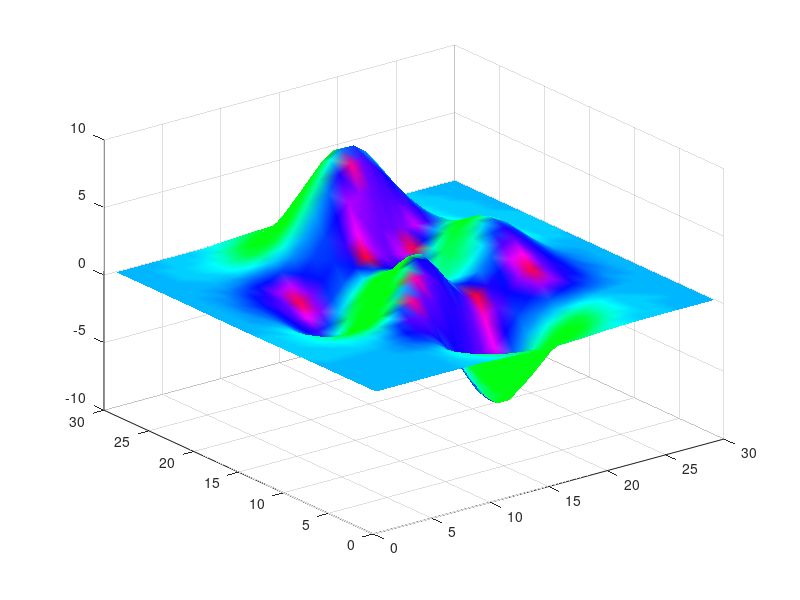
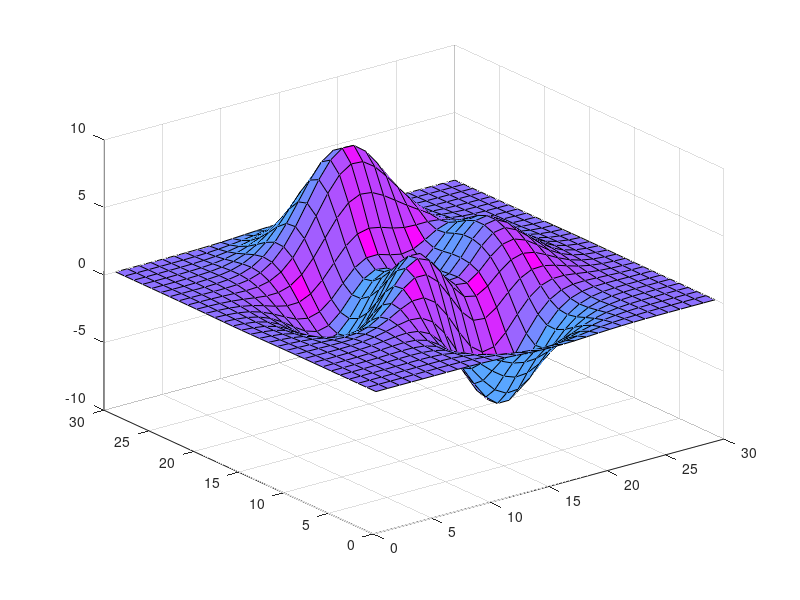
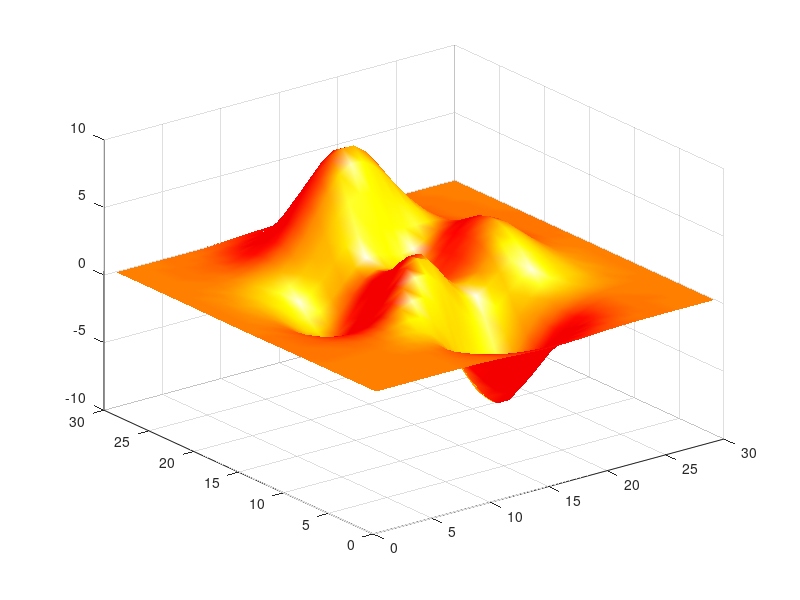

Recreate these plots in MATLAB, in order.
z=peaks(30);  %定义一个30*30的高斯分布矩阵
surfl(z);
shading interp;
figure(1)
colormap(hsv);
figure(2)
surfl(z);
colormap(cool);
figure(3)
surfl(z);
shading interp;
colormap(hot)
